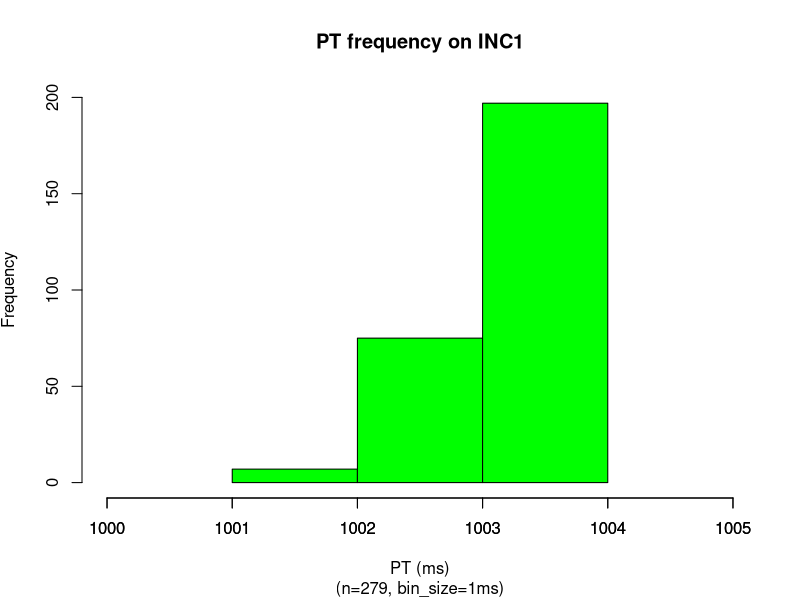
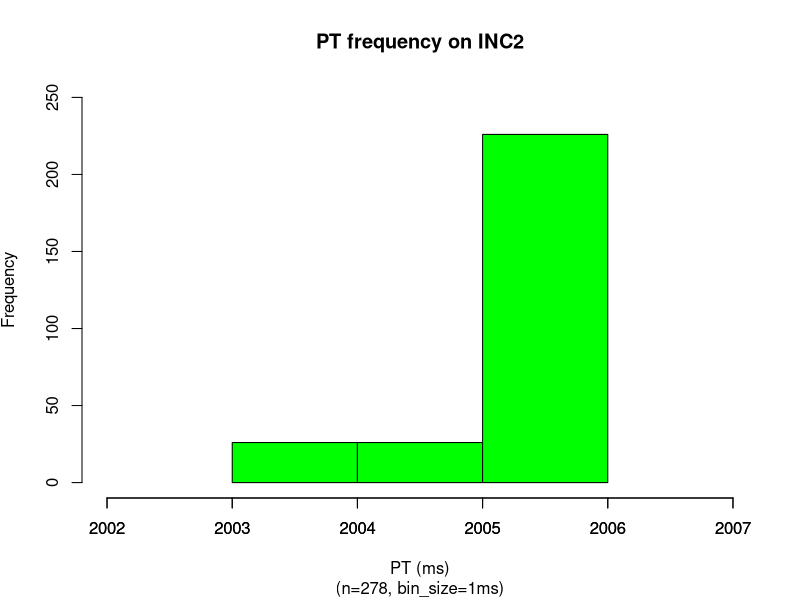
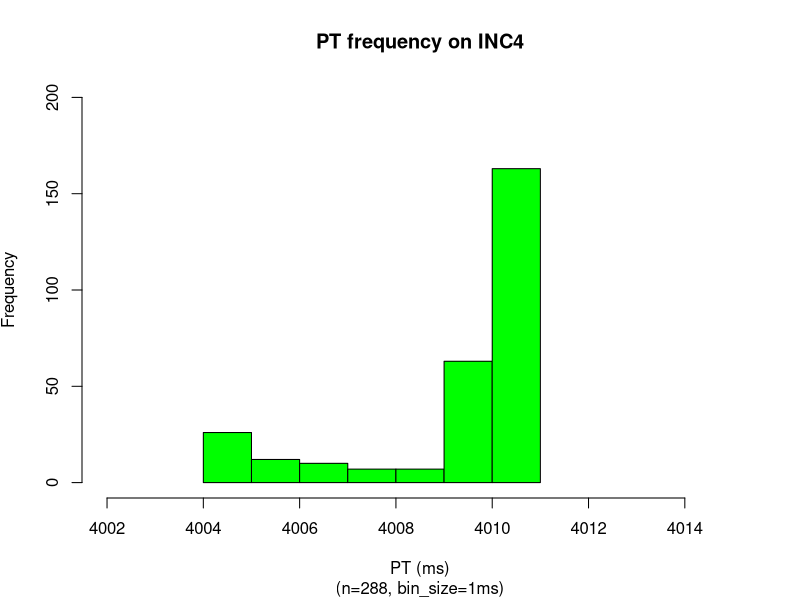
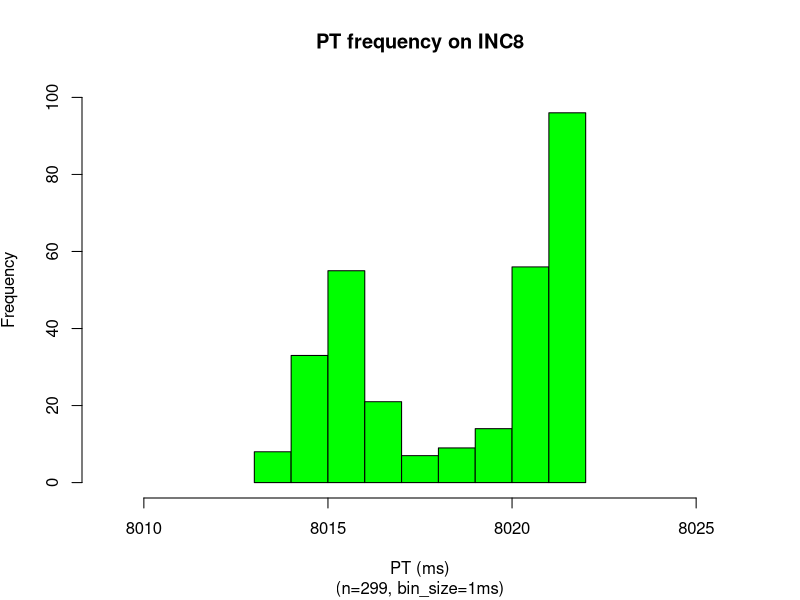
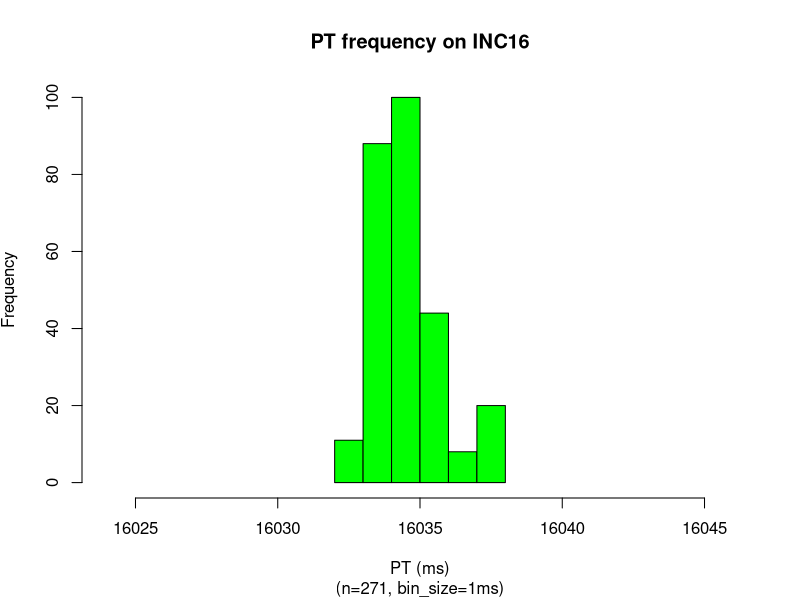
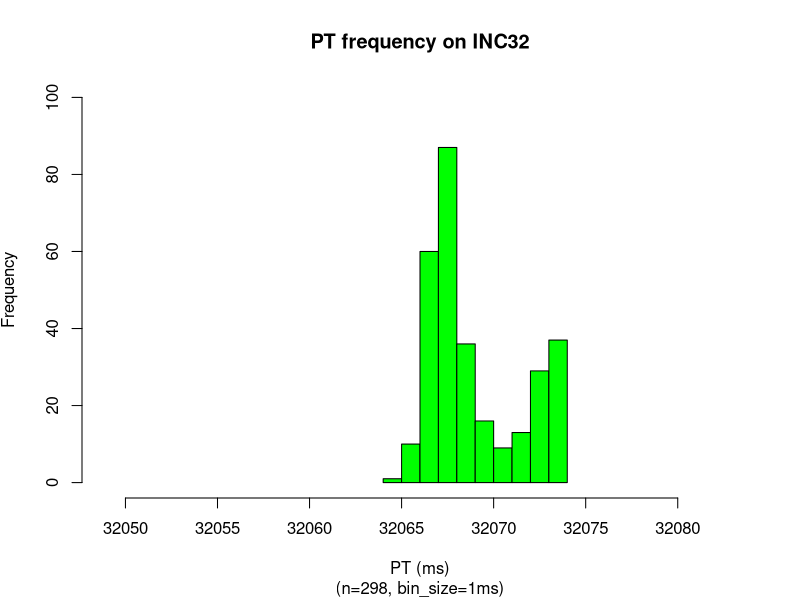
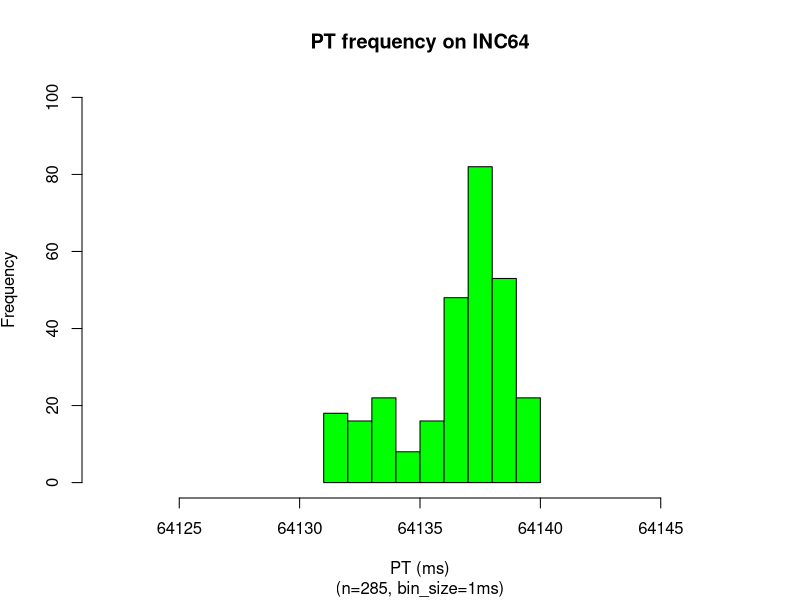
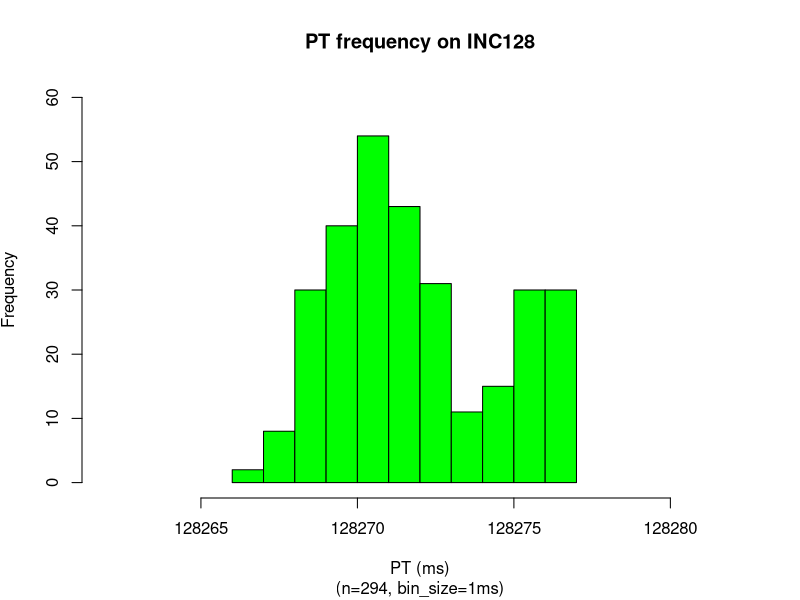

These charts were generated, in order, by the following R code:
### sodb9
numSamples <- 300
x = read.csv(file="1_sec.dat",head=TRUE,sep="\t")
x <- subset(x, x$ITERNUM <= numSamples)
setEPS()
postscript("1_sec_pt_hist_v5.eps")
binsize=1
x_up = mean(x$PRTIME) + 2*sd(x$PRTIME)
x_dn = mean(x$PRTIME) - 2*sd(x$PRTIME)
x = subset(x, x$PRTIME >= x_dn & x$PRTIME <= x_up)
nbins <- ceiling((max(x$PRTIME)-min(x$PRTIME)) / binsize)
h = hist(x$PRTIME, right=F, breaks=nbins,plot=F)
ymax <- max(h$counts)
ymax <- ceiling(ymax/100)*100
xmin <-min(x$PRTIME)
xmax <-max(x$PRTIME)
plot(h, axes = TRUE,freq=TRUE,ylim=c(0,ymax), xlim=c(xmin-1,xmax+1),col="green", main='PT frequency on INC1', 
sub=paste("(n=",nrow(x),", bin_size=",binsize,"ms)",sep=""), 
xlab='PT (ms)', ylab=expression('Frequency'))
xaxtl <- seq(xmin-1,xmax+1,by=1)
axis(side=1, at=xaxtl, labels=xaxtl)
dev.off()

x = read.csv(file="2_sec.dat",head=TRUE,sep="\t")
x <- subset(x, x$ITERNUM <= numSamples)
setEPS()
postscript("2_sec_pt_hist_v5.eps")
binsize=1
x_up = mean(x$PRTIME) + 2*sd(x$PRTIME)
x_dn = mean(x$PRTIME) - 2*sd(x$PRTIME)
x = subset(x, x$PRTIME >= x_dn & x$PRTIME <= x_up)
nbins <- ceiling((max(x$PRTIME)-min(x$PRTIME)) / binsize)
h = hist(x$PRTIME, right=F, breaks=nbins,plot=F)
ymax <- max(h$counts)
ymax <- ceiling(ymax/100)*100
ymax <- 250
xmin <-min(x$PRTIME)
xmax <-max(x$PRTIME)
plot(h, axes = TRUE,freq=TRUE,ylim=c(0,ymax), xlim=c(xmin-1,xmax+1),col="green", main='PT frequency on INC2', 
sub=paste("(n=",nrow(x),", bin_size=",binsize,"ms)",sep=""), 
xlab='PT (ms)', ylab=expression('Frequency'))
xaxtl <- seq(xmin-1,xmax+1,by=1)
axis(side=1, at=xaxtl, labels=xaxtl)
dev.off()

x = read.csv(file="4_sec.dat",head=TRUE,sep="\t")
x <- subset(x, x$ITERNUM <= numSamples)
setEPS()
postscript("4_sec_pt_hist_v5.eps")
x_up = mean(x$PRTIME) + 2*sd(x$PRTIME)
x_dn = mean(x$PRTIME) - 2*sd(x$PRTIME)
x = subset(x, x$PRTIME >= x_dn & x$PRTIME <= x_up)
h = hist(x$PRTIME, right=F,breaks=max(x$PRTIME)-min(x$PRTIME)+1,plot=F)
ymax <- max(h$counts)
ymax <- ceiling(ymax/100)*100
ymax <- 200
binsize=1
plot(h, ylim=c(0,ymax), axes = TRUE,freq=TRUE,xlim=c(min(x$PRTIME)-2,max(x$PRTIME)+4),col="green", main='PT frequency on INC4', 
sub=paste("(n=",nrow(x),", bin_size=",binsize,"ms)",sep=""), 
xlab='PT (ms)', ylab=expression('Frequency'))
dev.off()

x = read.csv(file="8_sec.dat",head=TRUE,sep="\t")
x <- subset(x, x$ITERNUM <= numSamples)
setEPS()
postscript("8_sec_pt_hist_v5.eps")
x <- subset(x, x$ITERNUM != 27)
x_up = mean(x$PRTIME) + 2*sd(x$PRTIME)
x_dn = mean(x$PRTIME) - 2*sd(x$PRTIME)
x = subset(x, x$PRTIME >= x_dn & x$PRTIME <= x_up)
h = hist(x$PRTIME, right=F,breaks=max(x$PRTIME)-min(x$PRTIME)+1,plot=F)
ymax <- max(h$counts)
ymax <- ceiling(ymax/100)*100
ymax <- 100
binsize=1
plot(h, ylim=c(0,ymax), axes = TRUE,freq=TRUE,xlim=c(min(x$PRTIME)-4,max(x$PRTIME)+4),col="green", main='PT frequency on INC8', 
sub=paste("(n=",nrow(x),", bin_size=",binsize,"ms)",sep=""), 
xlab='PT (ms)', ylab=expression('Frequency'))
dev.off()

x = read.csv(file="16_sec.dat",head=TRUE,sep="\t")
x <- subset(x, x$ITERNUM <= numSamples)
setEPS()
postscript("16_sec_pt_hist_v5.eps")
#x <- subset(x, x$ITERNUM != 686 & x$ITERNUM != 700)
x_up = mean(x$PRTIME) + 2*sd(x$PRTIME)
x_dn = mean(x$PRTIME) - 2*sd(x$PRTIME)
x = subset(x, x$PRTIME >= x_dn & x$PRTIME <= x_up)
h = hist(x$PRTIME, right=F,breaks=max(x$PRTIME)-min(x$PRTIME)+1,plot=F)
binsize=1
ymax <- max(h$counts)
ymax <- ceiling(ymax/100)*100
ymax <- 100
plot(h, ylim=c(0,ymax), axes = TRUE,freq=TRUE,xlim=c(min(x$PRTIME)-8,max(x$PRTIME)+8),col="green", main='PT frequency on INC16', 
sub=paste("(n=",nrow(x),", bin_size=",binsize,"ms)",sep=""), 
xlab='PT (ms)', ylab=expression('Frequency'))
dev.off()

x = read.csv(file="32_sec.dat",head=TRUE,sep="\t")
x <- subset(x, x$ITERNUM <= numSamples)
setEPS()
postscript("32_sec_pt_hist_v5.eps")
#x <- subset(x, x$ITERNUM != 284 & x$ITERNUM != 291 & x$ITERNUM != 727 & x$ITERNUM != 732 & x$ITERNUM != 734)
x_up = mean(x$PRTIME) + 2*sd(x$PRTIME)
x_dn = mean(x$PRTIME) - 2*sd(x$PRTIME)
x = subset(x, x$PRTIME >= x_dn & x$PRTIME <= x_up)
h = hist(x$PRTIME, right=F,breaks=max(x$PRTIME)-min(x$PRTIME)+1,plot=F)
binsize=1
ymax <- max(h$counts)
ymax <- ceiling(ymax/100)*100
ymax <- 100
plot(h, ylim=c(0,ymax), axes = TRUE,freq=TRUE,xlim=c(min(x$PRTIME)-15,max(x$PRTIME)+9),col="green", main='PT frequency on INC32', 
sub=paste("(n=",nrow(x),", bin_size=",binsize,"ms)",sep=""), 
xlab='PT (ms)', ylab=expression('Frequency'))
dev.off()

x = read.csv(file="64_sec.dat",head=TRUE,sep="\t")
x <- subset(x, x$ITERNUM <= numSamples)
setEPS()
postscript("64_sec_pt_hist_v5.eps")
#x <- subset(x, x$ITERNUM != 85 & x$ITERNUM != 89 & x$ITERNUM != 308 & x$ITERNUM != 312 & x$ITERNUM != 437 & x$ITERNUM != 437 & x$ITERNUM != 531 & x$ITERNUM != 535 & x$ITERNUM != 754 & x$ITERNUM != 758 & x$ITERNUM != 977 & x$ITERNUM != 981)
x_up = mean(x$PRTIME) + 2*sd(x$PRTIME)
x_dn = mean(x$PRTIME) - 2*sd(x$PRTIME)
x = subset(x, x$PRTIME >= x_dn & x$PRTIME <= x_up)
h = hist(x$PRTIME, right=F,breaks=max(x$PRTIME)-min(x$PRTIME)+1,plot=F)
binsize=1
ymax <- max(h$counts)
ymax <- ceiling(ymax/100)*100
ymax <- 100
plot(h, ylim=c(0,ymax), axes = TRUE,freq=TRUE,xlim=c(min(x$PRTIME)-9,max(x$PRTIME)+8),col="green", main='PT frequency on INC64', 
sub=paste("(n=",nrow(x),", bin_size=",binsize,"ms)",sep=""), 
xlab='PT (ms)', ylab=expression('Frequency'))
dev.off()

x = read.csv(file="128_sec.dat",head=TRUE,sep="\t")
x <- subset(x, x$ITERNUM <= numSamples)
setEPS()
postscript("128_sec_pt_hist_v5.eps")
#x <- subset(x, x$ITERNUM != 90 & x$ITERNUM != 202)
x_up = mean(x$PRTIME) + 2*sd(x$PRTIME)
x_dn = mean(x$PRTIME) - 2*sd(x$PRTIME)
x = subset(x, x$PRTIME >= x_dn & x$PRTIME <= x_up)
xmax <- max(x$PRTIME)
xmin <- min(x$PRTIME)
nbins <- ceiling((xmax-xmin) / binsize)
h = hist(x$PRTIME, right=F, breaks=nbins,plot=F)
binsize=1
ymax <- max(h$counts)
ymax <- ceiling(ymax/100)*100
ymax <- 60
plot(h, ylim=c(0,ymax), axes = TRUE,freq=TRUE,xlim=c(min(x$PRTIME)-4,max(x$PRTIME)+5),col="green", main='PT frequency on INC128', 
sub=paste("(n=",nrow(x),", bin_size=",binsize,"ms)",sep=""), 
xlab='PT (ms)', ylab=expression('Frequency'))
dev.off()

x = read.csv(file="256_sec.dat",head=TRUE,sep="\t")
setEPS()
postscript("256_sec_pt_hist_v5.eps")
x <- subset(x, x$ITERNUM != 188)
x_up = mean(x$PRTIME) + 2*sd(x$PRTIME)
x_dn = mean(x$PRTIME) - 2*sd(x$PRTIME)
x = subset(x, x$PRTIME >= x_dn & x$PRTIME <= x_up)
xmax <- max(x$PRTIME)
xmin <- min(x$PRTIME)
nbins <- ceiling((xmax-xmin) / binsize)
h = hist(x$PRTIME, right=F, breaks=nbins,plot=F)
binsize=1
ymax <- max(h$counts)
ymax <- ceiling(ymax/100)*100
ymax <- 40
plot(h, ylim=c(0,ymax), axes = TRUE,freq=TRUE,xlim=c(min(x$PRTIME)-4,max(x$PRTIME)+5),col="green", main='PT frequency on INC256', 
sub=paste("(n=",nrow(x),", bin_size=",binsize,"ms)",sep=""), 
xlab='PT (ms)', ylab=expression('Frequency'))
dev.off()

x = read.csv(file="512_sec.dat",head=TRUE,sep="\t")
setEPS()
postscript("512_sec_pt_hist_v5.eps")
x <- subset(x, x$ITERNUM != 111 & x$ITERNUM != 279)
x_up = mean(x$PRTIME) + 2*sd(x$PRTIME)
x_dn = mean(x$PRTIME) - 2*sd(x$PRTIME)
x = subset(x, x$PRTIME >= x_dn & x$PRTIME <= x_up)
xmax <- max(x$PRTIME)
xmin <- min(x$PRTIME)
nbins <- ceiling((xmax-xmin) / binsize)
h = hist(x$PRTIME, right=F, breaks=nbins,plot=F)
binsize=1
ymax <- max(h$counts)
ymax <- ceiling(ymax/100)*100
ymax <- 30
plot(h, ylim=c(0,ymax), axes = TRUE,freq=TRUE,xlim=c(min(x$PRTIME)-4,max(x$PRTIME)+5),col="green", main='PT frequency on INC512', 
sub=paste("(n=",nrow(x),", bin_size=",binsize,"ms)",sep=""), 
xlab='PT (ms)', ylab=expression('Frequency'))
dev.off()

x = read.csv(file="1024_sec.dat",head=TRUE,sep="\t")
setEPS()
postscript("1024_sec_pt_hist_v5.eps")
x <- subset(x, x$ITERNUM != 21 & x$ITERNUM != 105 & x$ITERNUM != 189 & x$ITERNUM != 274)
x_up = mean(x$PRTIME) + 2*sd(x$PRTIME)
x_dn = mean(x$PRTIME) - 2*sd(x$PRTIME)
x = subset(x, x$PRTIME >= x_dn & x$PRTIME <= x_up)
xmax <- max(x$PRTIME)
xmin <- min(x$PRTIME)
nbins <- ceiling((xmax-xmin) / binsize)
h = hist(x$PRTIME, right=F, breaks=nbins,plot=F)
binsize=1
ymax <- max(h$counts)
ymax <- ceiling(ymax/100)*100
ymax <- 40
plot(h, ylim=c(0,ymax), axes = TRUE,freq=TRUE,xlim=c(min(x$PRTIME)-4,max(x$PRTIME)+5),col="green", main='PT frequency on INC1024', 
sub=paste("(n=",nrow(x),", bin_size=",binsize,"ms)",sep=""), 
xlab='PT (ms)', ylab=expression('Frequency'))
dev.off()

### run on sodb10
x = read.csv(file="../sodb10/2048_sec.dat",head=TRUE,sep="\t")
setEPS()
postscript("../sodb10/2048_sec_pt_hist_v5.eps")
x_up = mean(x$PRTIME) + 2*sd(x$PRTIME)
x_dn = mean(x$PRTIME) - 2*sd(x$PRTIME)
x = subset(x, x$PRTIME >= x_dn & x$PRTIME <= x_up)
xmax <- max(x$PRTIME)
xmin <- min(x$PRTIME)
nbins <- ceiling((xmax-xmin) / binsize)
h = hist(x$PRTIME, right=F, breaks=nbins,plot=F)
binsize=1
ymax <- max(h$counts)
ymax <- ceiling(ymax/100)*100
ymax <- 20
plot(h, ylim=c(0,ymax), axes = TRUE,freq=TRUE,xlim=c(min(x$PRTIME)-4,max(x$PRTIME)+10),col="green", main='PT frequency on INC2048', 
sub=paste("(n=",nrow(x),", bin_size=",binsize,"ms)",sep=""), 
xlab='PT (ms)', ylab=expression('Frequency'))
dev.off()
